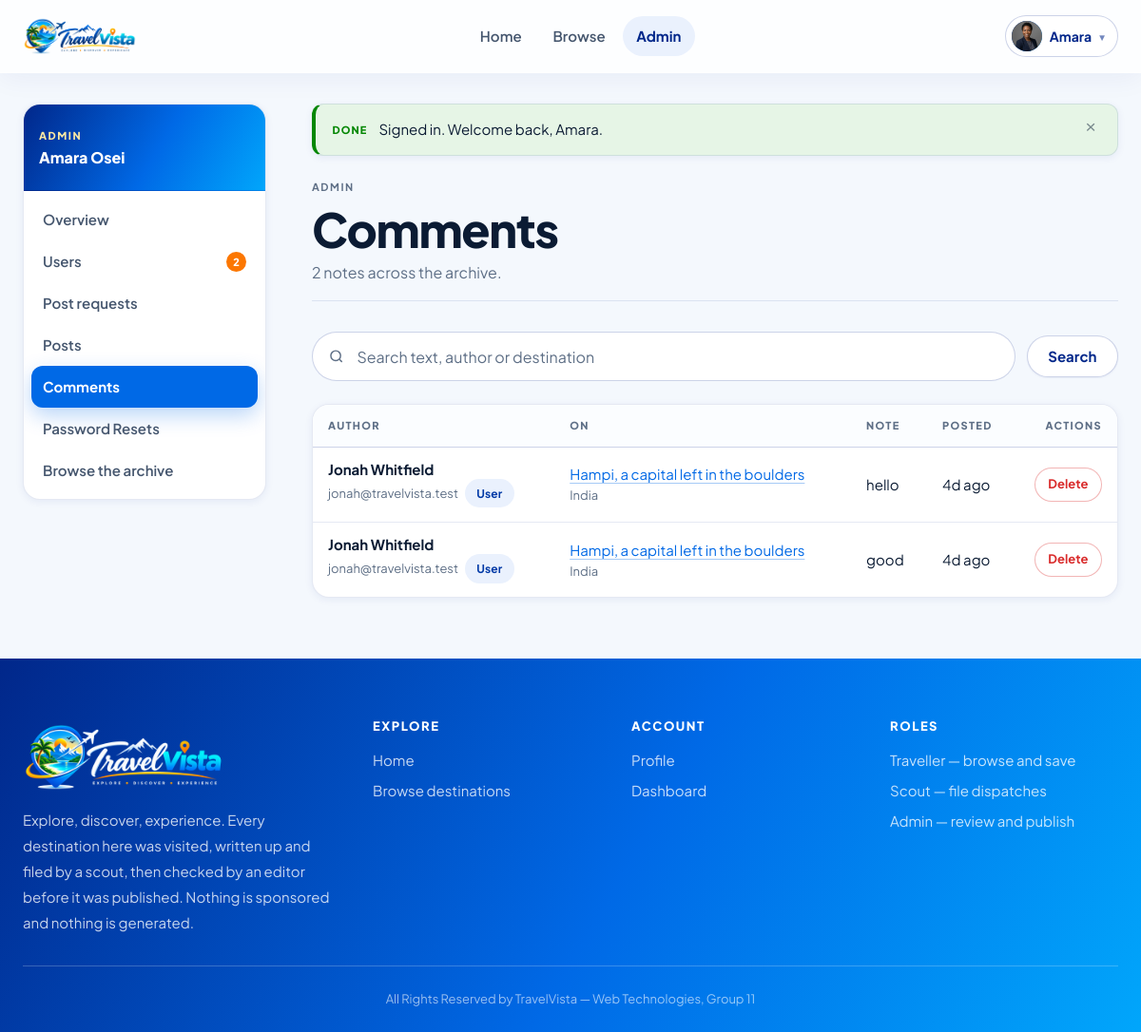
The app's page /?page=admin/comments (signed in) with its own data.
### tables this page shows
CREATE TABLE `users` (
  `id` int(10) unsigned NOT NULL AUTO_INCREMENT,
  `name` varchar(100) NOT NULL,
  `email` varchar(150) NOT NULL,
  `password_hash` varchar(255) NOT NULL,
  `role` enum('admin','scout','user') NOT NULL DEFAULT 'user',
  `is_verified` tinyint(1) NOT NULL DEFAULT 0,
  `profile_picture` varchar(255) DEFAULT NULL,
  `remember_token` varchar(255) DEFAULT NULL,
  `created_at` datetime NOT NULL DEFAULT current_timestamp(),
  PRIMARY KEY (`id`),
  UNIQUE KEY `uq_users_email` (`email`),
  KEY `idx_users_role` (`role`)
);

CREATE TABLE `comments` (
  `id` int(10) unsigned NOT NULL AUTO_INCREMENT,
  `post_id` int(10) unsigned NOT NULL,
  `user_id` int(10) unsigned NOT NULL,
  `content` text NOT NULL,
  `created_at` datetime NOT NULL DEFAULT current_timestamp(),
  PRIMARY KEY (`id`),
  KEY `idx_comments_post` (`post_id`),
  KEY `idx_comments_user` (`user_id`),
  CONSTRAINT `fk_comments_post` FOREIGN KEY (`post_id`) REFERENCES `posts` (`id`) ON DELETE CASCADE ON UPDATE CASCADE,
  CONSTRAINT `fk_comments_user` FOREIGN KEY (`user_id`) REFERENCES `users` (`id`) ON DELETE CASCADE ON UPDATE CASCADE
);

CREATE TABLE `posts` (
  `id` int(10) unsigned NOT NULL AUTO_INCREMENT,
  `scout_id` int(10) unsigned DEFAULT NULL,
  `title` varchar(180) NOT NULL,
  `short_history` text NOT NULL,
  `country` varchar(90) NOT NULL,
  `country_representation` text DEFAULT NULL,
  `genre` varchar(40) NOT NULL,
  `cost_level` enum('low','medium','high') NOT NULL DEFAULT 'medium',
  `travel_medium_info` varchar(255) NOT NULL,
  `image` varchar(255) DEFAULT NULL,
  `status` enum('pending','approved','rejected','hidden') NOT NULL DEFAULT 'approved',
  `created_at` datetime NOT NULL DEFAULT current_timestamp(),
  `updated_at` datetime NOT NULL DEFAULT current_timestamp() ON UPDATE current_timestamp(),
  PRIMARY KEY (`id`),
  KEY `idx_posts_scout` (`scout_id`),
  KEY `idx_posts_status` (`status`),
  KEY `idx_posts_country` (`country`),
  KEY `idx_posts_genre` (`genre`),
  KEY `idx_posts_cost` (`cost_level`),
  CONSTRAINT `fk_posts_scout` FOREIGN KEY (`scout_id`) REFERENCES `users` (`id`) ON DELETE CASCADE ON UPDATE CASCADE
);

### app/Views/admin/comments.php (the view, shortened to what the rows shown need)
<div class="wrap shell">
    <?php require APP_ROOT . '/app/Views/layouts/sidenav_admin.php'; ?>
    <div class="shell__main">
        <?php require APP_ROOT . '/app/Views/layouts/flash.php'; ?>
        <div class="page-head">
            <div>
                <span class="eyebrow">Admin</span>
                <h1>Comments</h1>
                <p><span data-count="comments"><?= (int) $total ?></span> notes across the archive.</p>
            </div>
        </div>
        <form class="searchbar" method="get" action="<?= e(url('?page=admin/comments')) ?>">
            <div class="searchbar__field">
                <input class="input" type="search" id="commentSearch" name="q"
                       value="<?= e($term) ?>" placeholder="Search text, author or destination">
            </div>
            <button class="btn btn--ghost" type="submit">Search</button>
        </form>
        <div class="panel">
            <?php if ($comments): ?>
                <div class="panel__body panel__body--flush table-scroll">
                    <table class="table">
                        <thead>
                            <tr>
                                <th>Author</th>
                                <th>On</th>
                                <th>Note</th>
                                <th>Posted</th>
                                <th class="cell-actions">Actions</th>
                            </tr>
                        </thead>
                        <tbody>
                            <?php foreach ($comments as $comment): ?>
                                <tr>
                                    <td>
                                        <div class="cell-person__name"><?= e($comment['author']) ?></div>
                                        <div class="cell-person__meta">
                                            <?= e($comment['author_email']) ?>
                                            <span class="tag ml-text"><?= e($comment['author_role']) ?></span>
                                        </div>
                                    </td>
                                    <td>
                                        <a href="<?= e(url('?page=post&id=' . (int) $comment['post_id'])) ?>">
                                            <?= e(excerpt($comment['post_title'], 40)) ?>
                                        </a>
                                        <div class="cell-person__meta"><?= e($comment['country']) ?></div>
                                    </td>
                                    <td class="cell-wide">
                                        <span class="u-prewrap"><?= e(excerpt($comment['content'], 180)) ?></span>
                                    </td>
                                    <td class="cell-tight"><?= e(time_ago($comment['created_at'])) ?></td>
                                    <td class="cell-actions">
                                        <button class="btn btn--sm btn--danger" type="button"
                                                data-admin-delete-comment
                                                data-comment-id="<?= (int) $comment['id'] ?>">
                                            Delete
                                        </button>
                                    </td>
                                </tr>
                            <?php endforeach; ?>
                        </tbody>
                    </table>
                </div>
            <?php endif; ?>
        </div>
    </div>
</div>

### app/Views/layouts/header.php (shortened to what the rows shown need)
<?php
$title      = isset($pageTitle) ? $pageTitle : APP_NAME;
$user       = current_user();
$role       = user_role();
$verified   = $user ? (bool) $user['is_verified'] : false;
?>
<!DOCTYPE html>
<html lang="en">
<head>
    <link rel="stylesheet" href="<?= e(asset('css/global.css')) ?>">
</head>
<body class="page-<?= e(str_replace(' ', '-', strtolower($title))) ?>">
<header class="topbar" id="topbar">
    <div class="topbar__inner wrap">
        <a class="brand" href="<?= e(url('?page=home')) ?>" aria-label="<?= e(APP_NAME) ?> home">
            <img class="brand__logo" src="<?= e(asset('images/brand/logo.png')) ?>" alt="<?= e(APP_NAME) ?>">
        </a>
        <nav class="topbar__nav" id="topbarNav" aria-label="Main">
            <a class="topbar__link <?= nav_active('?page=home') ? 'is-active' : '' ?>"
               href="<?= e(url('?page=home')) ?>">Home</a>
            <?php if ($verified): ?>
                <a class="topbar__link <?= nav_active('?page=browse') || nav_active('?page=post') ? 'is-active' : '' ?>"
                   href="<?= e(url('?page=browse')) ?>">Browse</a>
            <?php endif; ?>
            <?php if ($role === 'admin' && $verified): ?>
                <a class="topbar__link <?= str_starts_with(isset($_GET['page']) ? $_GET['page'] : '', 'admin/') ? 'is-active' : '' ?>"
                   href="<?= e(url('?page=admin/dashboard')) ?>">Admin</a>
            <?php endif; ?>
            <div class="topbar__actions">
                <?php if ($user === null): ?>
                    <a class="btn btn--ghost btn--sm" href="<?= e(url('?page=login')) ?>">Sign in</a>
                    <a class="btn btn--primary btn--sm" href="<?= e(url('?page=register')) ?>">Create account</a>
                <?php else: ?>
                    <div class="usermenu" id="userMenu">
                        <button class="usermenu__trigger" type="button" id="userMenuBtn"
                                aria-expanded="false" aria-haspopup="true">
                            <?php $avatar = avatar_url($user['profile_picture']); ?>
                            <?php if ($avatar): ?>
                                <img class="avatar" src="<?= e($avatar) ?>" alt="">
                            <?php else: ?>
                                <span class="avatar" aria-hidden="true"><?= e(initial($user['name'])) ?></span>
                            <?php endif; ?>
                            <span><?= e(strtok($user['name'], ' ')) ?></span>
                            <span class="usermenu__caret" aria-hidden="true">&#9662;</span>
                        </button>
                    </div>
                <?php endif; ?>
            </div>
        </nav>
    </div>
</header>
<main id="main">

### app/Views/layouts/sidenav_admin.php (shortened to what the rows shown need)
<?php
$navUserCounts    = User::counts();
?>
<aside class="sidenav">
    <div class="sidenav__head">
        <div class="sidenav__role">Admin</div>
        <div class="sidenav__name"><?= e($user['name']) ?></div>
    </div>
    <nav class="sidenav__list" aria-label="Admin">
        <a class="sidenav__link <?= nav_active('?page=admin/dashboard') ? 'is-active' : '' ?>"
           href="<?= e(url('?page=admin/dashboard')) ?>">Overview</a>
        <a class="sidenav__link <?= nav_active('?page=admin/users') ? 'is-active' : '' ?>"
           href="<?= e(url('?page=admin/users')) ?>">
            Users
            <?php if ($navUserCounts['unverified'] > 0): ?>
                <span class="sidenav__badge sidenav__badge--alert"><?= (int) $navUserCounts['unverified'] ?></span>
            <?php endif; ?>
        </a>
        <a class="sidenav__link <?= nav_active('?page=admin/requests') || nav_active('?page=admin/review') ? 'is-active' : '' ?>"
           href="<?= e(url('?page=admin/requests')) ?>">
            Post requests
        </a>
        <a class="sidenav__link <?= nav_active('?page=admin/posts') || nav_active('?page=admin/post_edit') ? 'is-active' : '' ?>"
           href="<?= e(url('?page=admin/posts')) ?>">Posts</a>
        <a class="sidenav__link <?= nav_active('?page=admin/comments') ? 'is-active' : '' ?>"
           href="<?= e(url('?page=admin/comments')) ?>">Comments</a>
        <a class="sidenav__link <?= nav_active('?page=admin/resets') ? 'is-active' : '' ?>"
           href="<?= e(url('?page=admin/resets')) ?>">
            Password Resets
        </a>
        <a class="sidenav__link" href="<?= e(url('?page=browse')) ?>">Browse the archive</a>
    </nav>
</aside>

### records on screen
users: profile_picture (picture), name "Amara", name "Amara Osei"
comments: user.name "Jonah Whitfield", user.email "jonah@travelvista.test", user.role "User", post.title "Hampi, a capital left in the boulders", post.country "India", content "hello", created_at "4d ago"
comments: user.name "Jonah Whitfield", user.email "jonah@travelvista.test", user.role "User", post.title "Hampi, a capital left in the boulders", post.country "India", content "good", created_at "4d ago"

### other values on screen
$navUserCounts['unverified'] "2"
$marks[$type] "DONE"
$item['message'] "Signed in. Welcome back, Amara."
$total "2"
APP_NAME "TravelVista"
